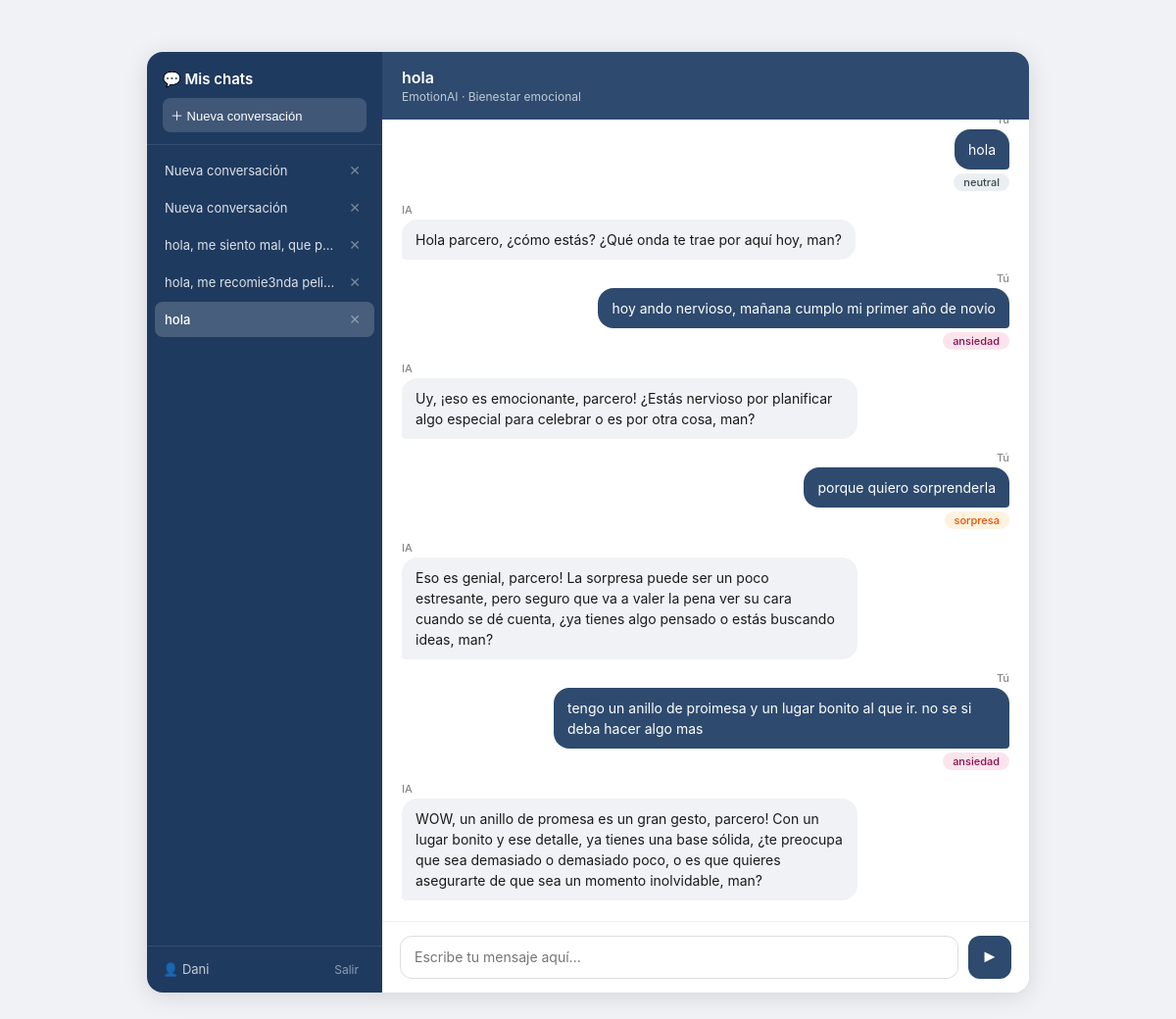
Screenshot of /api/analisis/conversacion/4/ (signed in) with the database file from the repository.
### chat/models.py (models this page shows, shortened)
class Conversacion(models.Model):
    usuario = models.ForeignKey(
        User,
        on_delete=models.CASCADE,
        related_name='conversaciones'
    )
    titulo = models.CharField(max_length=200, default='Nueva conversación')
    fecha_inicio = models.DateTimeField(auto_now_add=True)
    fecha_ultimo_mensaje = models.DateTimeField(auto_now=True)
    class Meta:
        ordering = ['-fecha_ultimo_mensaje']
        db_table = 'chat_conversacion'

class Mensaje(models.Model):
    conversacion = models.ForeignKey(
        Conversacion,
        on_delete=models.CASCADE,
        related_name='mensajes',
        null=True,
        blank=True
    )
    usuario = models.ForeignKey(
        User,
        on_delete=models.CASCADE,
        related_name='mensajes',
        null=True,
        blank=True
    )
    texto = models.TextField(verbose_name='Texto del mensaje')
    emocion_detectada = models.CharField(max_length=50, blank=True, null=True)
    respuesta_ia = models.TextField(blank=True, null=True)
    fecha_creacion = models.DateTimeField(auto_now_add=True)
    class Meta:
        ordering = ['fecha_creacion']
        db_table = 'chat_mensaje'

### analisis/views.py (the view)
# urls.py: path('conversacion/<int:conv_id>/',    cambiar_conversacion,        name='cambiar-conversacion'),
@login_required
def cambiar_conversacion(request, conv_id):
    conversacion = get_object_or_404(
        Conversacion, id=conv_id, usuario=request.user
    )
    conversaciones = Conversacion.objects.filter(usuario=request.user)
    mensajes = conversacion.mensajes.all()
    return render(request, 'chat.html', {
        'conversacion': conversacion,
        'conversaciones': conversaciones,
        'mensajes': mensajes,
    })

### templates/chat.html (shortened to what this page needs)
<!DOCTYPE html>
<html lang="es">
<head>
</head>
<body>
<div class="app">
  <div class="sidebar">
    <div class="sidebar-header">
      <h2>💬 Mis chats</h2>
      <button class="btn-nuevo" onclick="nuevaConversacion()">
        ＋ Nueva conversación
      </button>
    </div>
    <div class="conv-lista" id="conv-lista">
      {% for conv in conversaciones %}
        <div class="conv-item {% if conv.id == conversacion.id %}activa{% endif %}"
             id="conv-{{ conv.id }}"
             onclick="cargarConversacion({{ conv.id }})">
          <span class="conv-titulo" title="{{ conv.titulo }}">{{ conv.titulo }}</span>
          <button class="btn-eliminar-conv"
                  onclick="event.stopPropagation(); eliminarConversacion({{ conv.id }})"
                  title="Eliminar conversación">✕</button>
        </div>
      {% empty %}
        <p style="color:rgba(255,255,255,0.4); font-size:12px; padding:12px;">
          No hay conversaciones aún.
        </p>
      {% endfor %}
    </div>
    <div class="sidebar-footer">
      <div class="user-info">
        <span class="user-name">👤 {{ request.user.username }}</span>
        <a href="/logout/" class="btn-logout">Salir</a>
      </div>
    </div>
  </div>
  <div class="chat-area">
    <div class="chat-header">
      <h1 id="titulo-chat">{{ conversacion.titulo }}</h1>
      <p>EmotionAI · Bienestar emocional</p>
    </div>
    <div class="chat-messages" id="chat-messages">
      {% if mensajes %}
        {% for mensaje in mensajes %}
          <div class="mensaje usuario" id="msg-{{ mensaje.id }}">
            <div class="mensaje-label">
              Tú
            </div>
            <div class="burbuja">{{ mensaje.texto }}</div>
            {% if mensaje.emocion_detectada %}
              <div class="emocion-tag emocion-{{ mensaje.emocion_detectada }}">
                {{ mensaje.emocion_detectada }}
              </div>
            {% endif %}
          </div>
          {% if mensaje.respuesta_ia %}
            <div class="mensaje ia">
              <div class="mensaje-label">IA</div>
              <div class="burbuja">{{ mensaje.respuesta_ia }}</div>
            </div>
          {% endif %}
        {% endfor %}
      {% else %}
        <div class="bienvenida" id="bienvenida">
          <strong>Hola! {{ request.user.username }} </strong>
          Cuéntame cómo te sientes, estoy aquí para escucharte.
        </div>
      {% endif %}
    </div>
    <div class="chat-input-area">
      <textarea
        id="input-texto"
        placeholder="Escribe tu mensaje aquí..."
        rows="1"
      ></textarea>
      <button class="send-btn" id="btn-enviar" title="Enviar">&#9658;</button>
    </div>
  </div>
</div>
</body>
</html>

### templates/chat.html (style rules this page uses)
* { box-sizing: border-box; margin: 0; padding: 0; }
body { font-family: -apple-system, BlinkMacSystemFont, 'Segoe UI', sans-serif; background: #f0f2f5; display: flex; justify-content: center; align-items: center; min-height: 100vh; padding: 20px; }
.app { width: 100%; max-width: 900px; height: 90vh; display: flex; border-radius: 16px; box-shadow: 0 4px 24px rgba(0,0,0,0.12); overflow: hidden; background: white; }
.sidebar { width: 240px; background: #1F3A5F; display: flex; flex-direction: column; flex-shrink: 0; }
.sidebar-header { padding: 18px 16px 12px; border-bottom: 1px solid rgba(255,255,255,0.1); }
.sidebar-header h2 { color: white; font-size: 15px; font-weight: 600; margin-bottom: 10px; }
.btn-nuevo { width: 100%; padding: 8px; background: rgba(255,255,255,0.15); color: white; border: none; border-radius: 8px; font-size: 13px; cursor: pointer; transition: background 0.2s; text-align: left; display: flex; align-items: center; gap: 6px; }
.conv-lista { flex: 1; overflow-y: auto; padding: 8px; }
.conv-item { display: flex; align-items: center; justify-content: space-between; padding: 8px 10px; border-radius: 8px; cursor: pointer; transition: background 0.2s; margin-bottom: 2px; gap: 6px; }
.conv-item.activa { background: rgba(255,255,255,0.18); }
.conv-titulo { color: rgba(255,255,255,0.85); font-size: 13px; flex: 1; white-space: nowrap; overflow: hidden; text-overflow: ellipsis; }
.conv-item.activa .conv-titulo { color: white; font-weight: 500; }
.btn-eliminar-conv { background: none; border: none; color: rgba(255,255,255,0.4); cursor: pointer; font-size: 14px; padding: 2px 4px; border-radius: 4px; flex-shrink: 0; transition: color 0.2s; }
.sidebar-footer { padding: 12px 16px; border-top: 1px solid rgba(255,255,255,0.1); }
.user-info { display: flex; align-items: center; justify-content: space-between; }
.user-name { color: rgba(255,255,255,0.75); font-size: 13px; }
.btn-logout { color: rgba(255,255,255,0.5); text-decoration: none; font-size: 12px; padding: 4px 8px; border-radius: 6px; transition: all 0.2s; }
.chat-area { flex: 1; display: flex; flex-direction: column; overflow: hidden; }
.chat-header { background: #2E4A6E; color: white; padding: 16px 20px; flex-shrink: 0; }
.chat-header h1 { font-size: 16px; font-weight: 600; margin-bottom: 2px; }
.chat-header p { font-size: 12px; opacity: 0.7; }
.chat-messages { flex: 1; overflow-y: auto; padding: 20px; display: flex; flex-direction: column; gap: 12px; }
.mensaje { display: flex; flex-direction: column; max-width: 75%; }
.mensaje.usuario { align-self: flex-end; align-items: flex-end; }
.mensaje.ia { align-self: flex-start; align-items: flex-start; }
.mensaje-label { font-size: 11px; color: #888; margin-bottom: 3px; font-weight: 500; display: flex; align-items: center; gap: 6px; }
.burbuja { padding: 10px 14px; border-radius: 16px; font-size: 14px; line-height: 1.5; word-break: break-word; }
.usuario .burbuja { background: #2E4A6E; color: white; border-radius: 16px 16px 4px 16px; }
.ia .burbuja { background: #f0f2f5; color: #1a1a1a; border-radius: 16px 16px 16px 4px; }
.emocion-tag { display: inline-flex; align-items: center; font-size: 11px; padding: 2px 10px; border-radius: 20px; margin-top: 4px; font-weight: 500; }
.emocion-sorpresa { background: #FFF3E0; color: #E65100; }
.emocion-neutral { background: #ECEFF1; color: #37474F; }
.emocion-ansiedad { background: #FCE4EC; color: #880E4F; }
.chat-input-area { padding: 14px 18px; border-top: 1px solid #eee; display: flex; gap: 10px; align-items: flex-end; flex-shrink: 0; background: white; }
textarea { flex: 1; border: 1.5px solid #ddd; border-radius: 12px; padding: 10px 14px; font-size: 14px; font-family: inherit; resize: none; outline: none; max-height: 120px; min-height: 44px; line-height: 1.5; transition: border-color 0.2s; }
button.send-btn { background: #2E4A6E; color: white; border: none; border-radius: 12px; width: 44px; height: 44px; cursor: pointer; font-size: 18px; display: flex; align-items: center; justify-content: center; flex-shrink: 0; transition: background 0.2s, opacity 0.2s; }

### rows the page displays
Conversacion: titulo "Nueva conversación"
Conversacion: titulo "Nueva conversación"
Conversacion: titulo "hola, me siento mal, que p…"
Conversacion: titulo "hola, me recomie3nda peli…"
Conversacion: titulo "hola"
Mensaje: texto "hola", emocion_detectada "neutral", respuesta_ia "Hola parcero, ¿cómo estás? ¿Qué onda te trae por aquí hoy, man?"
Mensaje: texto "hoy ando nervioso, mañana cumplo mi primer año de novio", emocion_detectada "ansiedad", respuesta_ia "Uy, ¡eso es emocionante, parcero! ¿Estás nervioso por planificar algo especial para celebrar o es por otra cosa, man?"
Mensaje: texto "porque quiero sorprenderla", emocion_detectada "sorpresa", respuesta_ia "Eso es genial, parcero! La sorpresa puede ser un poco estresante, pero seguro que va a valer la pena ver su cara cuando se dé cuenta, ¿ya tienes algo pensado o estás buscando ideas, man?"
Mensaje: texto "tengo un anillo de proimesa y un lugar bonito al que ir. no se si deba hacer algo mas", emocion_detectada "ansiedad", respuesta_ia "WOW, un anillo de promesa es un gran gesto, parcero! Con un lugar bonito y ese detalle, ya tienes una base sólida, ¿te preocupa que sea demasiado o demasiado poco, o es que quieres asegurarte de que sea un momento inolvidable, man?"

### other values shown
{{ request.user.username }} "Dani"
